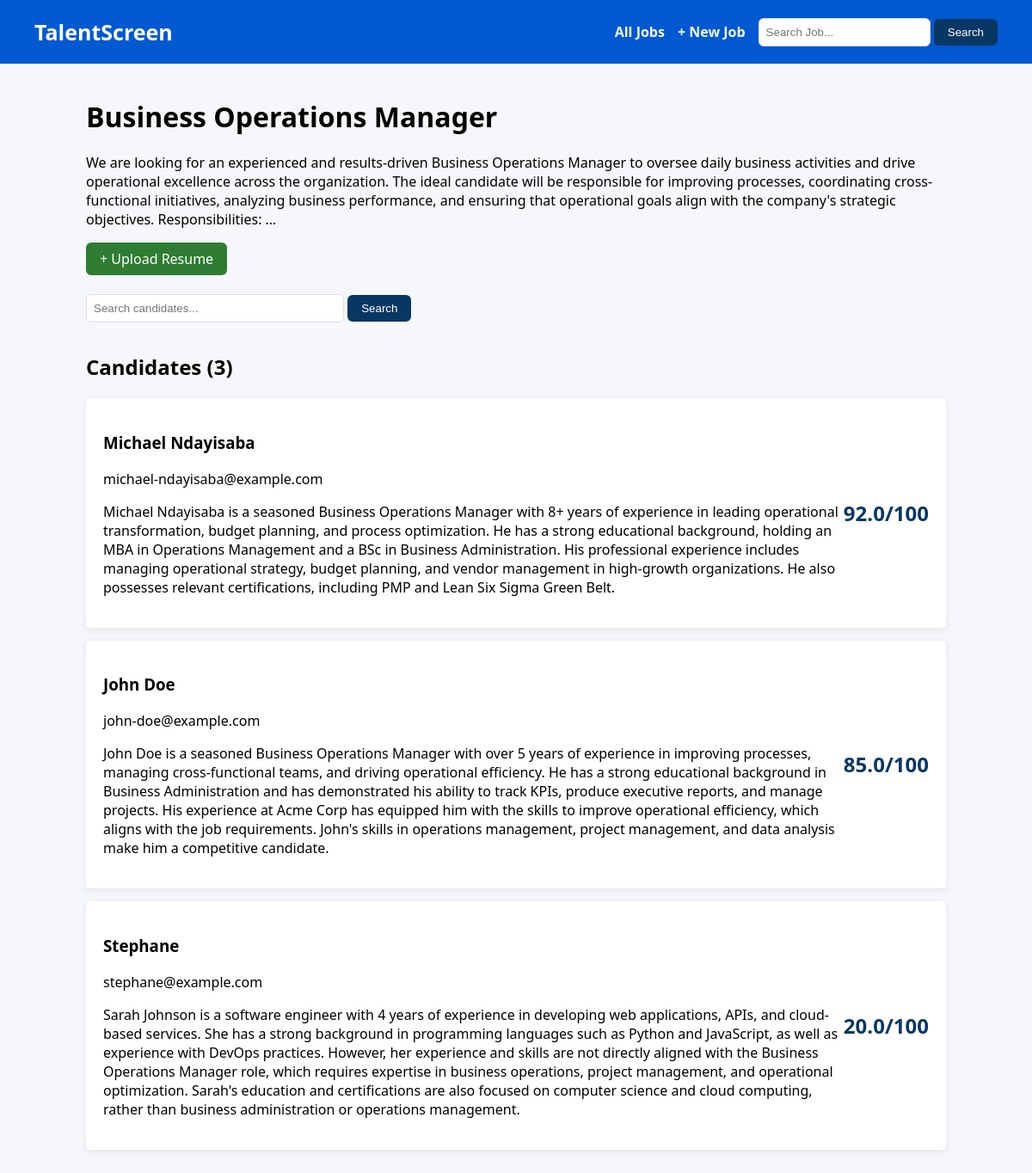
The page /job/6/ on the database its author committed.
### screener/models.py (models this page shows, shortened)
class Job(models.Model):
    title = models.CharField(max_length=200)
    description = models.TextField()
    created_at = models.DateTimeField(auto_now_add=True)

class Candidate(models.Model):
    job = models.ForeignKey(Job, on_delete=models.CASCADE, related_name='candidates')
    name = models.CharField(max_length=200)
    email = models.EmailField()
    resume_text = models.TextField(blank=True)
    summary = models.TextField(blank=True)
    score = models.FloatField(default=0)
    created_at = models.DateTimeField(auto_now_add=True)

### screener/views.py (the view)
# urls.py: path('job/<int:job_id>/', views.job_detail, name='job_detail'),
def job_detail(request, job_id):
    job = get_object_or_404(Job, id=job_id)
    query = request.GET.get('q', '')
    if query:
        candidates = job.candidates.filter(name__icontains=query).order_by('-score')
    else:
        candidates = job.candidates.all().order_by('-score')
    return render(request, 'screener/job_detail.html', {'job': job, 'candidates': candidates})

### screener/templates/screener/job_detail.html (shortened to what this page needs)
{% extends 'screener/base.html' %}
{% block content %}
<h1>{{ job.title }}</h1>
<p>{{ job.description|truncatewords:50 }}</p>
<a href="/job/{{ job.id }}/upload/" class="btn btn-green">+ Upload Resume</a>
<br><br>
<form method="get">
    <input type="search" name="q" placeholder="Search candidates..." value="{{ query }}" style="width: 300px; padding: 8px; border-radius: 6px; border: 1px solid #ddd;">
    <button type="submit" class="btn">Search</button>
</form>
<h2>Candidates ({{ candidates|length }})</h2>
{% if candidates %}
    {% for candidate in candidates %}
        <div class="card">
            <div style="display: flex; justify-content: space-between; align-items: center;">
                <div>
                    <h3>{{ candidate.name }}</h3>
                    <p>{{ candidate.email }}</p>
                    <p>{{ candidate.summary }}</p>
                </div>
                <div class="score">{{ candidate.score }}/100</div>
            </div>
        </div>
    {% endfor %}
{% else %}
    <p>No candidates yet. Upload the first resume above.</p>
{% endif %}
{% endblock %}

### screener/templates/screener/base.html (style rules this page uses)
body { font-family: 'Segoe UI', Arial, sans-serif; margin: 0; padding: 0; background: #f5f7fa; }
.btn { background: #073763; color: white; padding: 8px 16px; border: none; border-radius: 6px; cursor: pointer; text-decoration: none; display: inline-block; }
.btn-green { background: #2e7d32; }
.card { background: white; border: none; padding: 20px; margin-bottom: 15px; border-radius: 4px; box-shadow: 0 2px 8px rgba(0,0,0,0.08); }
.score { font-size: 24px; font-weight: bold; color: #073763; }
input, textarea { width: 100%; padding: 8px; margin-bottom: 15px; box-sizing: border-box; border: 1px solid #ddd; }

### rows shown on the page
Job: title "Business Operations Manager", description "We are looking for an experienced and results-driven Business Operations Manager to oversee daily business activities and drive operational excellence across the organization. The ideal candidate will be responsible for improving processes, coordinating cross-functional initiatives, analyzing business performance, and ensuring that operational goals align with the company's strategic objectives. Responsibilities: …"
Candidate: name "Michael Ndayisaba", email "michael-ndayisaba@example.com", summary "Michael Ndayisaba is a seasoned Business Operations Manager with 8+ years of experience in leading operational transformation, budget planning, and process optimization. He has a strong educational background, holding an MBA in Operations Management and a BSc in Business Administration. His professional experience includes managing operational strategy, budget planning, and vendor management in high-growth organizations. He also possesses relevant certifications, including PMP and Lean Six Sigma Green Belt.", score "92.0"
Candidate: name "John Doe", email "john-doe@example.com", summary "John Doe is a seasoned Business Operations Manager with over 5 years of experience in improving processes, managing cross-functional teams, and driving operational efficiency. He has a strong educational background in Business Administration and has demonstrated his ability to track KPIs, produce executive reports, and manage projects. His experience at Acme Corp has equipped him with the skills to improve operational efficiency, which aligns with the job requirements. John's skills in operations management, project management, and data analysis make him a competitive candidate.", score "85.0"
Candidate: name "Stephane", email "stephane@example.com", summary "Sarah Johnson is a software engineer with 4 years of experience in developing web applications, APIs, and cloud-based services. She has a strong background in programming languages such as Python and JavaScript, as well as experience with DevOps practices. However, her experience and skills are not directly aligned with the Business Operations Manager role, which requires expertise in business operations, project management, and operational optimization. Sarah's education and certifications are also focused on computer science and cloud computing, rather than business administration or operations management.", score "20.0"

### other values the page prints
{{ candidates|length }} "3"
